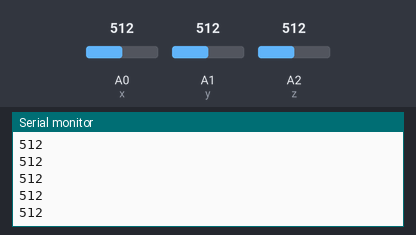
The sketch below on a simulated Arduino Uno, built with avr-gcc and run on an emulated ATmega328P. Parts: the last lines printed to the serial monitor. The inputs (shaded band) are chosen by the test bench; at power-on: A0 (x) = 512, A1 (y) = 512, A2 (z) = 512. No radio packets arrive unless stated.

Above: at 2.9 s.
3.0 s: A0 (x) set to 716
At 5.1 s:
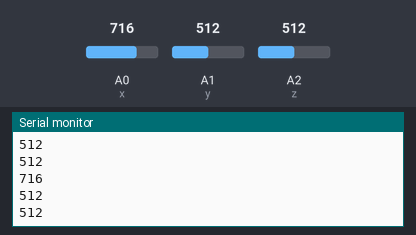
5.9 s: A1 (y) set to 306
At 7.2 s:
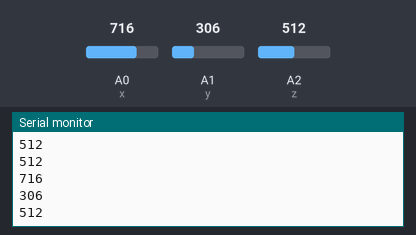
8.8 s: A2 (z) set to 900
At 9.4 s:
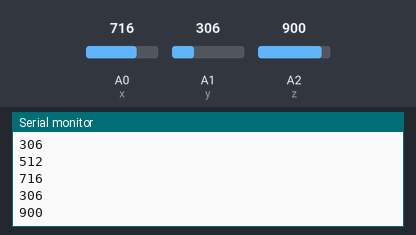
11.7 s: A2 (z) set to 1023
At 13.7 s:
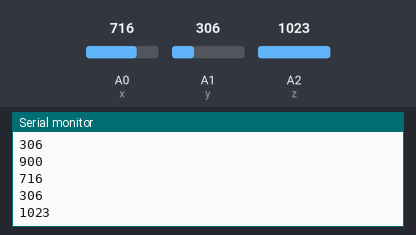
14.6 s: A1 (y) set to 122
At 15.9 s:
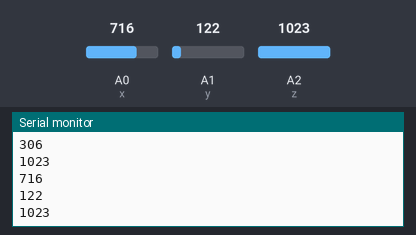
17.5 s: A0 (x) set to 511
At 20.3 s:
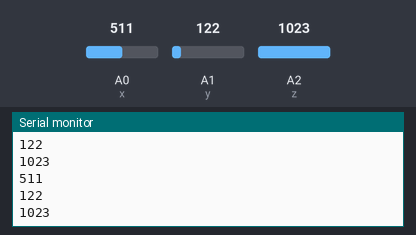
Timing chart, 0 to 21.4 s (numbered marks = the images above; inputs shaded):
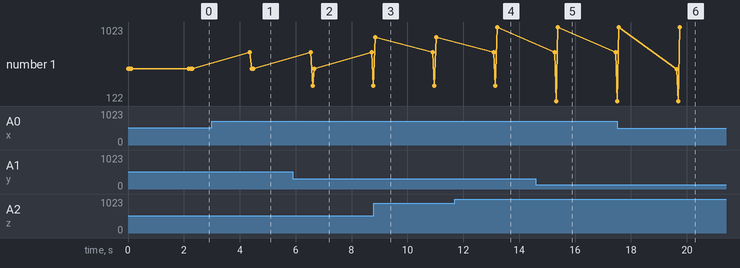

The sketch:

TX.ino
```cpp
#include <VirtualWire.h>


const int tx = 10;
int x = A0;
int y = A1;
int z = A2;
char msg[3];


void setup()
{

  pinMode(x,INPUT);
  pinMode(y,INPUT);
  pinMode(z,INPUT);
  Serial.begin(9600);

  vw_setup(2000);
  vw_set_tx_pin(tx);

}

void loop()
{

   int a = analogRead(x);
   Serial.println(a);
   itoa(a,msg,10);
   vw_send((uint8_t *)msg, strlen(msg));
   vw_wait_tx();

   int b = analogRead(y);
   Serial.println(b);
   itoa(b,msg,10);
   vw_send((uint8_t *)msg, strlen(msg));
   vw_wait_tx();

   int c = analogRead(z);
   Serial.println(c);
   itoa(c,msg,10);
   vw_send((uint8_t *)msg, strlen(msg));
   vw_wait_tx();   delay(2000);

}
```

Measured:
- after the input at 3.0 s, the serial monitor: prints a new line after 1.4 s (image 1)
- after the input at 5.9 s, the serial monitor: prints a new line after 0.70 s (image 2)
- after the input at 8.8 s, the serial monitor: prints a new line at once (image 3)
- after the input at 11.7 s, the serial monitor: prints a new line after 1.5 s (image 4)
- after the input at 14.6 s, the serial monitor: prints a new line after 0.73 s (image 5)
- after the input at 17.5 s, the serial monitor: prints a new line after 2.1 s (image 6)
- plotted number 1: 512 → 306 after the input at 5.9 s, 306 → 900 after the input at 8.8 s, 900 → 1023 after the input at 11.7 s
